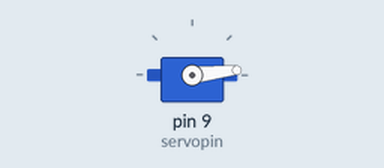
Recording of a sketch running on a simulated Arduino Uno, built with avr-gcc and run on an emulated ATmega328P. Parts: servo.

Above: at 0.05 s.
At 1.05 s:
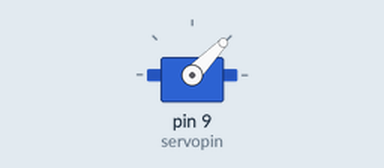
At 2.05 s:
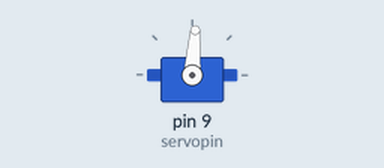
At 4.1 s:
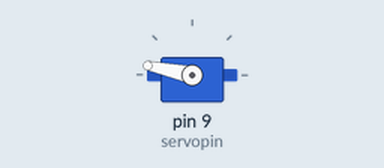
Timing chart, 0 to 10.8 s (numbered marks = the images above):
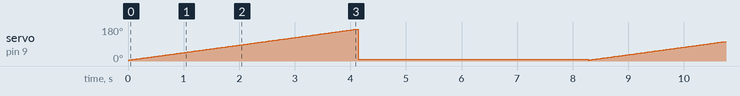

The sketch:

control_servo.ino
```cpp
#include<Servo.h>
int pos=0;
int servopin=9;
int servodelay=25;

Servo mypointer;

void setup() {
  // put your setup code here, to run once:
     Serial.begin(9600);
     mypointer.attach(servopin);
}

void loop() {
  // put your main code here, to run repeatedly:


      for(int pos=5;pos<170;pos++)
      {
        mypointer.write(pos);
        delay(servodelay);
      }

      for(pos=170;pos>5;pos--)
      {
        mypointer.write(servopin);
        delay(servodelay);
      }
}
```
